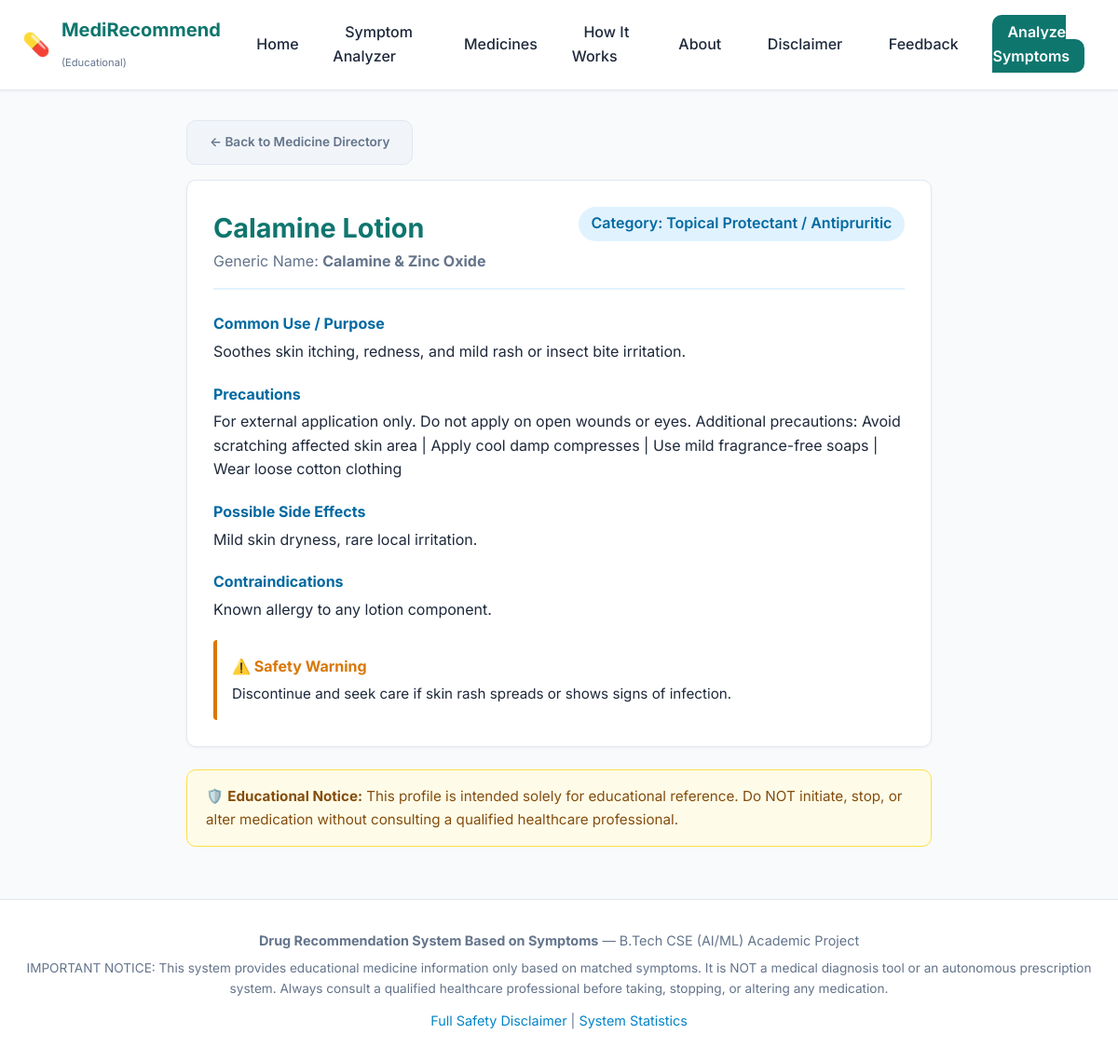
/medicine/37, run on the app's committed database.
### tables this page shows
CREATE TABLE medicines (
            id INTEGER PRIMARY KEY AUTOINCREMENT,
            medicine_name TEXT NOT NULL,
            generic_name TEXT,
            category TEXT,
            description TEXT,
            common_use TEXT,
            precautions TEXT,
            side_effects TEXT,
            contraindications TEXT,
            warning TEXT
        );

### app.py (the view)
@app.route('/medicine/<int:med_id>')
def medicine_detail(med_id):
    med = get_medicine_by_id(med_id)
    if not med:
        return render_template('404.html'), 404
    return render_template('medicine_detail.html', medicine=med)

### app.py (called while the page is built)
@app.context_processor
def inject_global_data():
    return {
        'global_disclaimer': Config.DISCLAIMER_TEXT
    }

### src/database.py (called while the page is built)
def get_db_connection():
    conn = sqlite3.connect(Config.DATABASE_PATH)
    conn.row_factory = sqlite3.Row
    return conn

def get_medicine_by_id(medicine_id):
    conn = get_db_connection()
    cursor = conn.cursor()
    row = cursor.execute("SELECT * FROM medicines WHERE id = ?", (medicine_id,)).fetchone()
    conn.close()
    return dict(row) if row else None

### templates/medicine_detail.html (shortened to what this page needs)
{% extends 'base.html' %}
{% block content %}
<div style="max-width: 800px; margin: 0 auto;">
    <div style="margin-bottom: 1rem;">
        <a href="{{ url_for('medicines') }}" class="btn btn-clear" style="font-size: 0.85rem;">← Back to Medicine Directory</a>
    </div>
    <div class="card">
        <div style="display: flex; justify-content: space-between; align-items: flex-start; flex-wrap: wrap; border-bottom: 2px solid #e0f2fe; padding-bottom: 1rem;">
            <div>
                <h1 style="color: var(--primary-color); font-size: 1.8rem;">{{ medicine.medicine_name }}</h1>
                <p style="color: var(--text-muted); font-size: 1rem;">Generic Name: <strong>{{ medicine.generic_name or 'N/A' }}</strong></p>
            </div>
            <span style="background: #e0f2fe; color: #0369a1; padding: 0.35rem 0.85rem; border-radius: 20px; font-weight: 600;">
                Category: {{ medicine.category or 'General' }}
            </span>
        </div>
        <div style="margin-top: 1.5rem; display: flex; flex-direction: column; gap: 1.25rem;">
            <div>
                <h4 style="color: var(--secondary-hover); margin-bottom: 0.25rem;">Common Use / Purpose</h4>
                <p>{{ medicine.common_use or 'Information not available in dataset.' }}</p>
            </div>
            <div>
                <h4 style="color: var(--secondary-hover); margin-bottom: 0.25rem;">Precautions</h4>
                <p>{{ medicine.precautions or 'Consult a qualified healthcare professional.' }}</p>
            </div>
            <div>
                <h4 style="color: var(--secondary-hover); margin-bottom: 0.25rem;">Possible Side Effects</h4>
                <p>{{ medicine.side_effects or 'N/A' }}</p>
            </div>
            {% if medicine.contraindications %}
                <div>
                    <h4 style="color: var(--secondary-hover); margin-bottom: 0.25rem;">Contraindications</h4>
                    <p>{{ medicine.contraindications }}</p>
                </div>
            {% endif %}
            {% if medicine.warning %}
                <div style="background: #fffbeeb; border-left: 4px solid var(--warning-color); padding: 1rem; border-radius: 4px;">
                    <h4 style="color: var(--warning-color); margin-bottom: 0.25rem;">⚠️ Safety Warning</h4>
                    <p style="font-size: 0.95rem;">{{ medicine.warning }}</p>
                </div>
            {% endif %}
        </div>
    </div>
    <div class="disclaimer-banner">
        🛡️ <strong>Educational Notice:</strong> This profile is intended solely for educational reference. Do NOT initiate, stop, or alter medication without consulting a qualified healthcare professional.
    </div>
</div>
{% endblock %}

### static/css/style.css (style rules this page uses)
:root { --primary-color: #0f766e; --primary-hover: #115e59; --secondary-color: #0284c7; --secondary-hover: #0369a1; --background-light: #f8fafc; --card-bg: #ffffff; --text-dark: #1e293b; --text-muted: #64748b; --border-color: #e2e8f0; --danger-color: #e11d48; --warning-color: #d97706; --success-color: #16a34a; --radius-sm: 6px; --radius-md: 10px; --radius-lg: 16px; --shadow-sm: 0 1px 3px rgba(0, 0, 0, 0.05); --shadow-md: 0 4px 12px rgba(0, 0, 0, 0.08); --shadow-lg: 0 10px 25px rgba(0, 0, 0, 0.1); --font-sans: 'Inter', -apple-system, BlinkMacSystemFont, 'Segoe UI', Roboto, sans-serif; }
* { box-sizing: border-box; margin: 0; padding: 0; }
body { font-family: var(--font-sans); background-color: var(--background-light); color: var(--text-dark); line-height: 1.6; display: flex; flex-direction: column; min-height: 100vh; }
a { color: var(--secondary-color); text-decoration: none; transition: color 0.2s ease; }
.btn { display: inline-block; padding: 0.75rem 1.5rem; font-size: 1rem; font-weight: 600; border-radius: var(--radius-md); border: none; cursor: pointer; transition: all 0.2s ease; text-align: center; }
.btn-clear { background-color: #f1f5f9; color: var(--text-muted); border: 1px solid var(--border-color); }
.card { background-color: var(--card-bg); border: 1px solid var(--border-color); border-radius: var(--radius-md); padding: 1.75rem; margin-bottom: 1.5rem; box-shadow: var(--shadow-sm); }
.disclaimer-banner { background-color: #fefce8; border: 1px solid #fde047; color: #854d0e; border-radius: var(--radius-md); padding: 1rem 1.25rem; margin-bottom: 1.5rem; font-size: 0.95rem; }

### data on the page
medicines: medicine_name "Calamine Lotion", generic_name "Calamine & Zinc Oxide", category "Topical Protectant / Antipruritic", common_use "Soothes skin itching, redness, and mild rash or insect bite irritation.", precautions "For external application only. Do not apply on open wounds or eyes. Additional precautions: Avoid scratching affected skin area | Apply cool damp compresses | Use mild fragrance-free soaps | Wear loose cotton clothing", side_effects "Mild skin dryness, rare local irritation.", contraindications "Known allergy to any lotion component.", warning "Discontinue and seek care if skin rash spreads or shows signs of infection."
